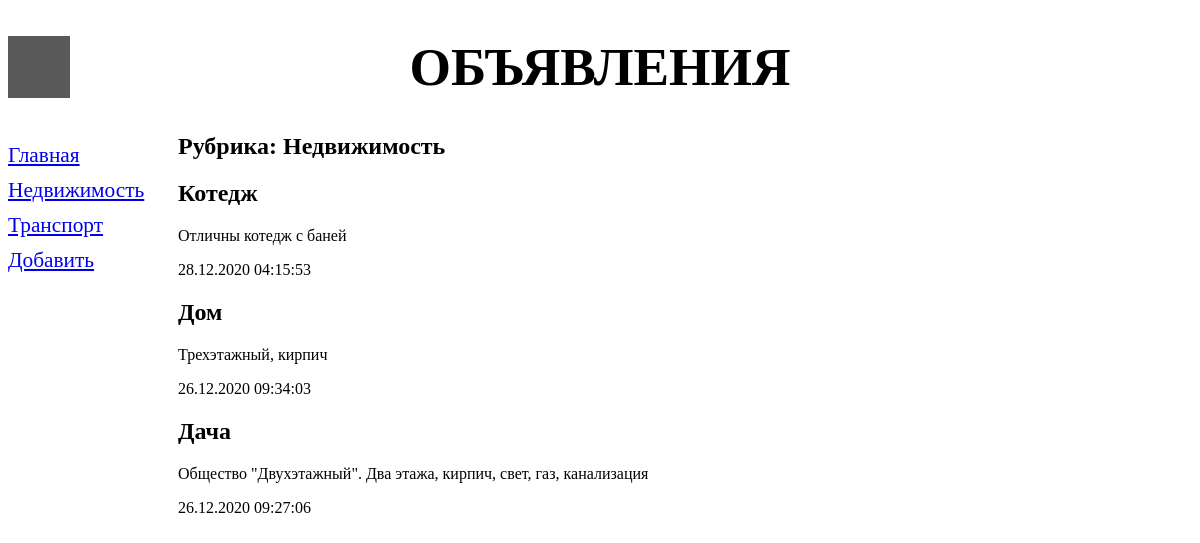
Screenshot of /bboard/1/ with the database file from the repository.
### bboard/models.py (models this page shows, shortened)
class Rubric(models.Model):
    name = models.CharField(max_length=20, db_index=True, verbose_name='Название')
    class Meta:
        verbose_name_plural = 'Рубрики'
        verbose_name = 'Рубрика'
        ordering = ['name']

class Bb(models.Model):
    title = models.CharField(max_length=50, verbose_name='Товар')
    content = models.TextField(null=True, blank=True, verbose_name='Описание')
    price = models.FloatField(null=True, blank=True, verbose_name='Цена')
    published = models.DateTimeField(auto_now_add=True, db_index=True, verbose_name='Опубликовано')
    rubric = models.ForeignKey('Rubric', null=True, on_delete=models.PROTECT, verbose_name='Рубрика')
    class Meta:
        verbose_name_plural = 'Объявления'
        verbose_name = 'Объявление'
        ordering = ['-published']

### bboard/views.py (the view)
# urls.py: path('<int:rubric_id>/', by_rubric, name='by_rubric'),
def by_rubric(request, rubric_id):
    bbs = Bb.objects.filter(rubric=rubric_id)
    rubrics = Rubric.objects.all()
    current_rubric = Rubric.objects.get(pk=rubric_id)
    context = {'bbs': bbs, 'rubrics': rubrics, 'current_rubric':current_rubric}
    return render(request, 'bboard/by_rubric.html', context)

### bboard/templates/bboard/by_rubric.html (shortened to what this page needs)
{% extends "bboard/layout/basic.html" %}
{% block content %}
<h2>Рубрика: {{ current_rubric.name }}</h2>
{% for bb in bbs %}
<div>
    <h2> {{ bb.title }}</h2>
    <p>{{ bb.content }}</p>
    <p>{{ bb.published|date:"d.m.Y H:i:s" }}</p>
</div>
{% endfor %}
{% endblock %}

### bboard/templates/bboard/layout/basic.html (shortened to what this page needs)
{% load static %}
<!DOCTYPE html>
<html lang="en">
<head>
    <link rel="stylesheet" type="text/css" href="{% static 'bboard/style.css' %}">
</head>
<body>
    <header>
        <h1>Объявления</h1>
    </header>
    <nav>
        <a href="{% url 'index' %}">Главная</a>
        {% for rubric in rubrics %}
        <a href="{% url 'by_rubric' rubric.pk %}">{{ rubric.name }}</a>
        {% endfor %}
        <a href="{% url 'add' %}">Добавить</a>
    </nav>
    <section>
        {% block content %}
        {% endblock %}
    </section>
</body>
</html>

### bboard/static/bboard/style.css (style rules this page uses)
header h1 { font-size: 40pt; text-transform: uppercase; text-align: center; background: url("bg.png") left / auto 100% no-repeat; }
nav { font-size: 16pt; width: 150px; float: left; }
nav a { display: block; margin: 10px 0; }
section { margin-left: 170px; }

### rows the page displays
Rubric: name "Недвижимость"
Rubric: name "Транспорт"
Bb: title "Котедж", content "Отличны котедж с баней", published "28.12.2020 04:15:53"
Bb: title "Дом", content "Трехэтажный, кирпич", published "26.12.2020 09:34:03"
Bb: title "Дача", content "Общество \"Двухэтажный\". Два этажа, кирпич, свет, газ, канализация", published "26.12.2020 09:27:06"
